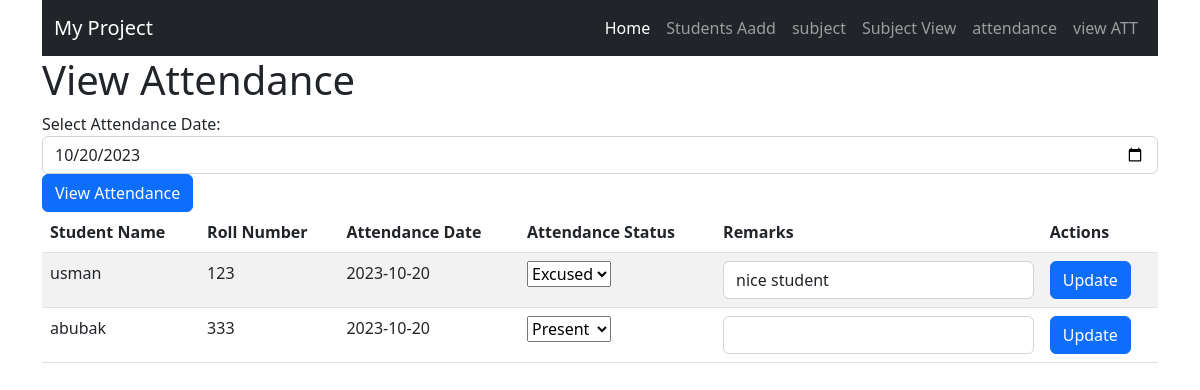
/viewattendance.php, run on the app's committed database.
### tables this page shows
CREATE TABLE `attendance_records` (
  `attendance_id` int(11) NOT NULL,
  `student_id` int(11) NOT NULL,
  `attendance_date` date NOT NULL,
  `status` varchar(255) NOT NULL,
  `remarks` varchar(255) DEFAULT NULL
);

CREATE TABLE `students` (
  `student_id` int(11) NOT NULL,
  `name` varchar(255) NOT NULL,
  `roll_number` varchar(255) NOT NULL,
  `class` varchar(255) NOT NULL,
  `section` varchar(255) NOT NULL,
  `admission_number` varchar(255) NOT NULL
);

### viewattendance.php (the view, shortened to what this page needs)
<?php
include('config.php');
if (isset($_GET['attendance_date'])) {
    $attendanceDate = $_GET['attendance_date'];
} else {
    $attendanceDate = "2023-10-20";
}
if (isset($attendanceDate) && !empty($attendanceDate)) {
    if (date('Y-m-d', strtotime($attendanceDate)) != $attendanceDate) {
        echo '<div class="alert alert-danger">Invalid attendance date format</div>';
    } else {
        $sql = "SELECT s.name, s.roll_number, ar.attendance_date, ar.status, ar.remarks, ar.attendance_id
                FROM attendance_records ar
                JOIN students s ON ar.student_id = s.student_id
                WHERE ar.attendance_date = '$attendanceDate'";
        $result = mysqli_query($conn, $sql);
        $attendanceRecords = mysqli_fetch_all($result, MYSQLI_ASSOC);
    }
?>
<!DOCTYPE html>
<html lang="en">
<head>
    <link rel="stylesheet" href="https://cdn.jsdelivr.net/npm/bootstrap@5.2.0/dist/css/bootstrap.min.css">
</head>
<body>
<div class="container">
<?php
include('menu.php');
?>
<h1>View Attendance</h1>
<?php if (isset($attendanceRecords)) { ?>
<form action="" method="get">
<div class="form-group">
<label for="attendance_date">Select Attendance Date:</label>
<input type="date" class="form-control" id="attendance_date" name="attendance_date" value="<?php echo $attendanceDate; ?>">
</div>
<button type="submit" class="btn btn-primary">View Attendance</button>
</form>
<table class="table table-striped">
<thead>
<tr>
<th>Student Name</th>
<th>Roll Number</th>
<th>Attendance Date</th>
<th>Attendance Status</th>
<th>Remarks</th>
<th>Actions</th>
</tr>
</thead>
<tbody>
<?php foreach ($attendanceRecords as $attendanceRecord) : ?>
<tr>
<td><?php echo $attendanceRecord['name']; ?></td>
<td><?php echo $attendanceRecord['roll_number']; ?></td>
<td><?php echo $attendanceRecord['attendance_date']; ?></td>
<td>
<form action="" method="post">
<select name="attendance_status[<?php echo $attendanceRecord['attendance_id']; ?>]">
<option value="P" <?php if ($attendanceRecord['status'] == 'P') echo 'selected'; ?>>Present</option>
<option value="E" <?php if ($attendanceRecord['status'] == 'E') echo 'selected'; ?>>Excused</option>
</select>
</td>
<td>
<input type="text" class="form-control" name="attendance_remarks[<?php echo $attendanceRecord['attendance_id']; ?>]" value="<?php echo $attendanceRecord['remarks']; ?>">
</td>
<td>
<button type="submit" class="btn btn-primary" name="update_attendance" value="<?php echo $attendanceRecord['attendance_id']; ?>">Update</button>
</td>
</tr>
<?php endforeach; ?>
</tbody>
</table>
<?php } ?>
</div>
</body>
</html>
<?php } else {
echo '<div class="alert alert-danger">Please select an attendance date</div>';
}
?>

### menu.php (shortened to what this page needs)
<nav class="navbar navbar-expand-lg navbar-dark bg-dark">
    <div class="container">
        <a class="navbar-brand" href="#">My Project</a>
        <div class="collapse navbar-collapse" id="navbarNav">
            <ul class="navbar-nav ms-auto">
                <li class="nav-item">
                    <a class="nav-link active" aria-current="page" href="index.php">Home</a>
                </li>
                <li class="nav-item">
                    <a class="nav-link" href="addStudent.php">Students Aadd</a>
                </li>
                <li class="nav-item">
                    <a class="nav-link" href="addsubject.php">subject</a>
                </li>
                <li class="nav-item">
                    <a class="nav-link" href="subject_list.php">Subject View</a>
                </li>
                <li class="nav-item">
                    <a class="nav-link" href="attendance.php">attendance</a>
                </li>
                <li class="nav-item">
                    <a class="nav-link" href="viewattendance.php">view ATT</a>
                </li>
            </ul>
        </div>
    </div>
</nav>

### data on the page
attendance_records: student.name "usman", student.roll_number "123", attendance_date "2023-10-20", status+attendance_id "Excused", remarks "nice student"
attendance_records: student.name "abubak", student.roll_number "333", attendance_date "2023-10-20", status+attendance_id "Present"
